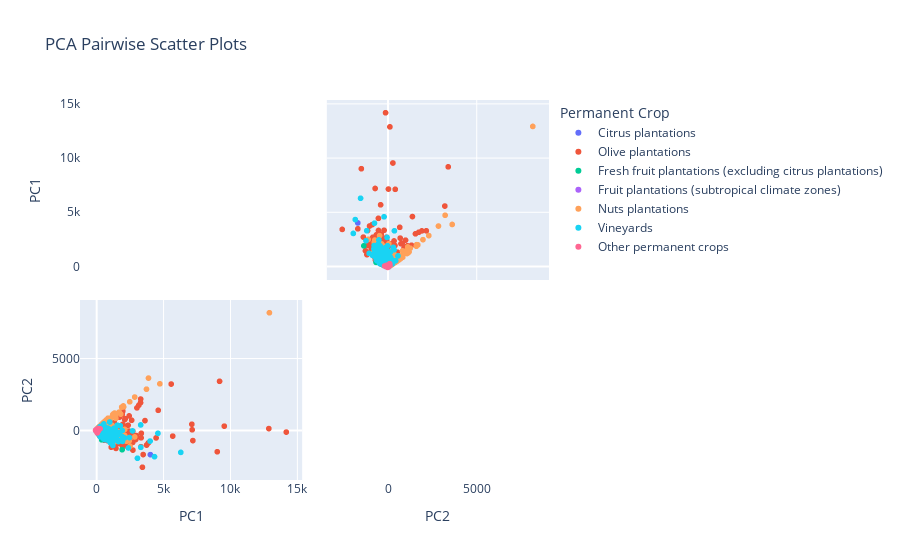

The cell this chart's notebook holds for it:
### Code cell
import pandas as pd
import plotly.express as px
from sklearn.decomposition import PCA

# Read the data from CSV file
data = pd.read_csv('3_perm_crops.csv')

# Select the relevant features for PCA
features = ['Area_1989', 'Area_1999', 'Area_2009', 'Area_2019']

# Perform PCA
pca = PCA(n_components=2)
pca_result = pca.fit_transform(data[features])

# Add PCA results to the DataFrame
data['PC1'] = pca_result[:, 0]
data['PC2'] = pca_result[:, 1]

# Create pairwise scatter plots with color-coded permanent crops
fig = px.scatter_matrix(
    data,
    dimensions=['PC1', 'PC2'],
    color="Perm_crop",
    labels={"Perm_crop": "Permanent Crop"},
    title="PCA Pairwise Scatter Plots"
)

fig.update_traces(diagonal_visible=False)
fig.show()

### Figure 1 — Plotly figure (JSON) as saved in the notebook; plotly's stock layout.template omitted (floating-point values rounded to 4 significant figures; data arrays with more than 128 entries replaced by an {"elided": "..."} marker saying what was removed)
{"data": [{"diagonal": {"visible": false}, "dimensions": [{"axis": {"matches": true}, "label": "PC1", "values": {"elided": "3092 float values"}}, {"axis": {"matches": true}, "label": "PC2", "values": {"elided": "3092 float values"}}], "hovertemplate": "Permanent Crop=Citrus plantations<br>%{xaxis.title.text}=%{x}<br>%{yaxis.title.text}=%{y}<extra></extra>", "legendgroup": "Citrus plantations", "marker": {"color": "#636efa", "symbol": "circle"}, "name": "Citrus plantations", "showlegend": true, "type": "splom"}, {"diagonal": {"visible": false}, "dimensions": [{"axis": {"matches": true}, "label": "PC1", "values": {"elided": "3092 float values"}}, {"axis": {"matches": true}, "label": "PC2", "values": {"elided": "3092 float values"}}], "hovertemplate": "Permanent Crop=Olive plantations<br>%{xaxis.title.text}=%{x}<br>%{yaxis.title.text}=%{y}<extra></extra>", "legendgroup": "Olive plantations", "marker": {"color": "#EF553B", "symbol": "circle"}, "name": "Olive plantations", "showlegend": true, "type": "splom"}, {"diagonal": {"visible": false}, "dimensions": [{"axis": {"matches": true}, "label": "PC1", "values": {"elided": "3092 float values"}}, {"axis": {"matches": true}, "label": "PC2", "values": {"elided": "3092 float values"}}], "hovertemplate": "Permanent Crop=Fresh fruit plantations (excluding citrus plantations)<br>%{xaxis.title.text}=%{x}<br>%{yaxis.title.text}=%{y}<extra></extra>", "legendgroup": "Fresh fruit plantations (excluding citrus plantations)", "marker": {"color": "#00cc96", "symbol": "circle"}, "name": "Fresh fruit plantations (excluding citrus plantations)", "showlegend": true, "type": "splom"}, {"diagonal": {"visible": false}, "dimensions": [{"axis": {"matches": true}, "label": "PC1", "values": {"elided": "3092 float values"}}, {"axis": {"matches": true}, "label": "PC2", "values": {"elided": "3092 float values"}}], "hovertemplate": "Permanent Crop=Fruit plantations (subtropical climate zones)<br>%{xaxis.title.text}=%{x}<br>%{yaxis.title.text}=%{y}<extra></extra>", "legendgroup": "Fruit plantations (subtropical climate zones)", "marker": {"color": "#ab63fa", "symbol": "circle"}, "name": "Fruit plantations (subtropical climate zones)", "showlegend": true, "type": "splom"}, {"diagonal": {"visible": false}, "dimensions": [{"axis": {"matches": true}, "label": "PC1", "values": {"elided": "3092 float values"}}, {"axis": {"matches": true}, "label": "PC2", "values": {"elided": "3092 float values"}}], "hovertemplate": "Permanent Crop=Nuts plantations<br>%{xaxis.title.text}=%{x}<br>%{yaxis.title.text}=%{y}<extra></extra>", "legendgroup": "Nuts plantations", "marker": {"color": "#FFA15A", "symbol": "circle"}, "name": "Nuts plantations", "showlegend": true, "type": "splom"}, {"diagonal": {"visible": false}, "dimensions": [{"axis": {"matches": true}, "label": "PC1", "values": {"elided": "3092 float values"}}, {"axis": {"matches": true}, "label": "PC2", "values": {"elided": "3092 float values"}}], "hovertemplate": "Permanent Crop=Vineyards<br>%{xaxis.title.text}=%{x}<br>%{yaxis.title.text}=%{y}<extra></extra>", "legendgroup": "Vineyards", "marker": {"color": "#19d3f3", "symbol": "circle"}, "name": "Vineyards", "showlegend": true, "type": "splom"}, {"diagonal": {"visible": false}, "dimensions": [{"axis": {"matches": true}, "label": "PC1", "values": {"elided": "3092 float values"}}, {"axis": {"matches": true}, "label": "PC2", "values": {"elided": "3092 float values"}}], "hovertemplate": "Permanent Crop=Other permanent crops<br>%{xaxis.title.text}=%{x}<br>%{yaxis.title.text}=%{y}<extra></extra>", "legendgroup": "Other permanent crops", "marker": {"color": "#FF6692", "symbol": "circle"}, "name": "Other permanent crops", "showlegend": true, "type": "splom"}], "layout": {"dragmode": "select", "legend": {"title": {"text": "Permanent Crop"}, "tracegroupgap": 0}, "title": {"text": "PCA Pairwise Scatter Plots"}}}
